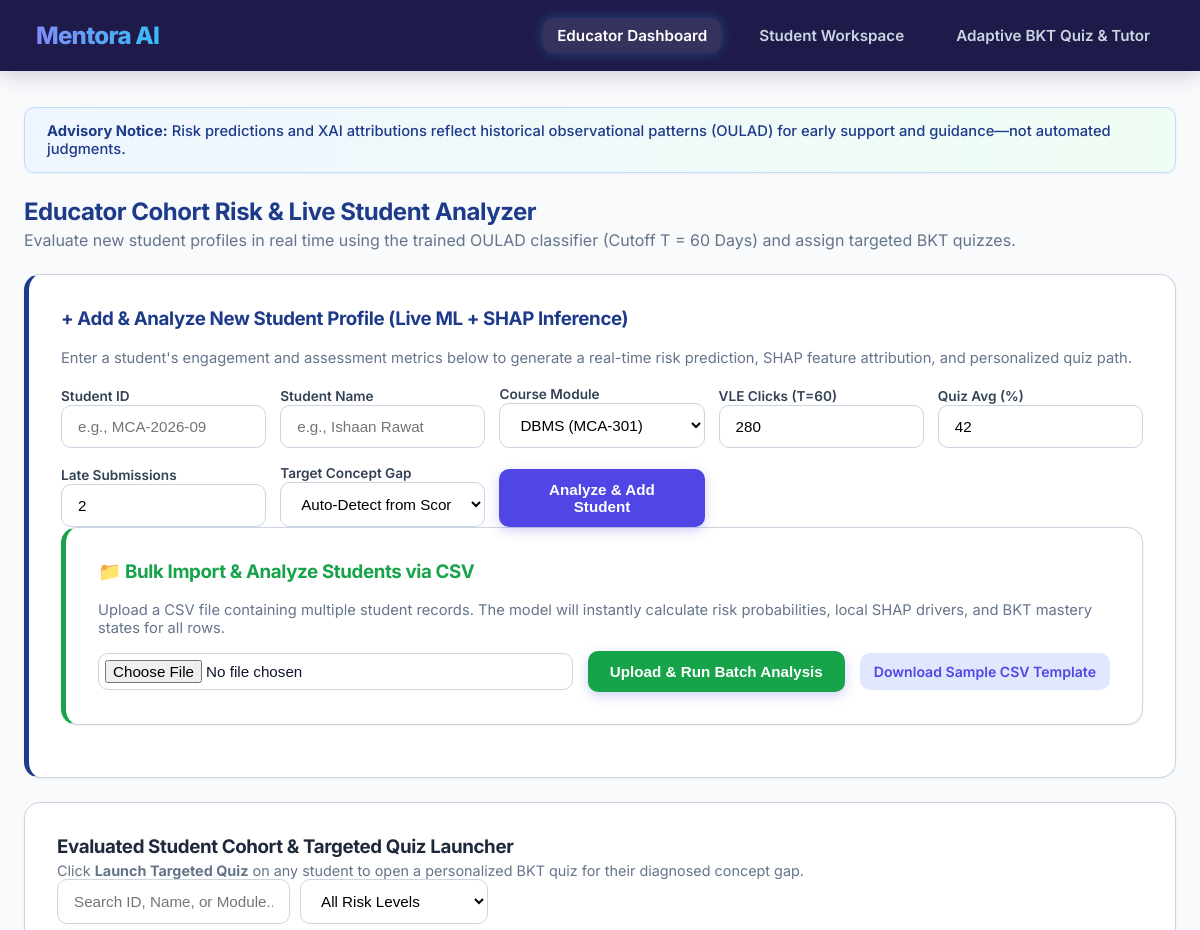
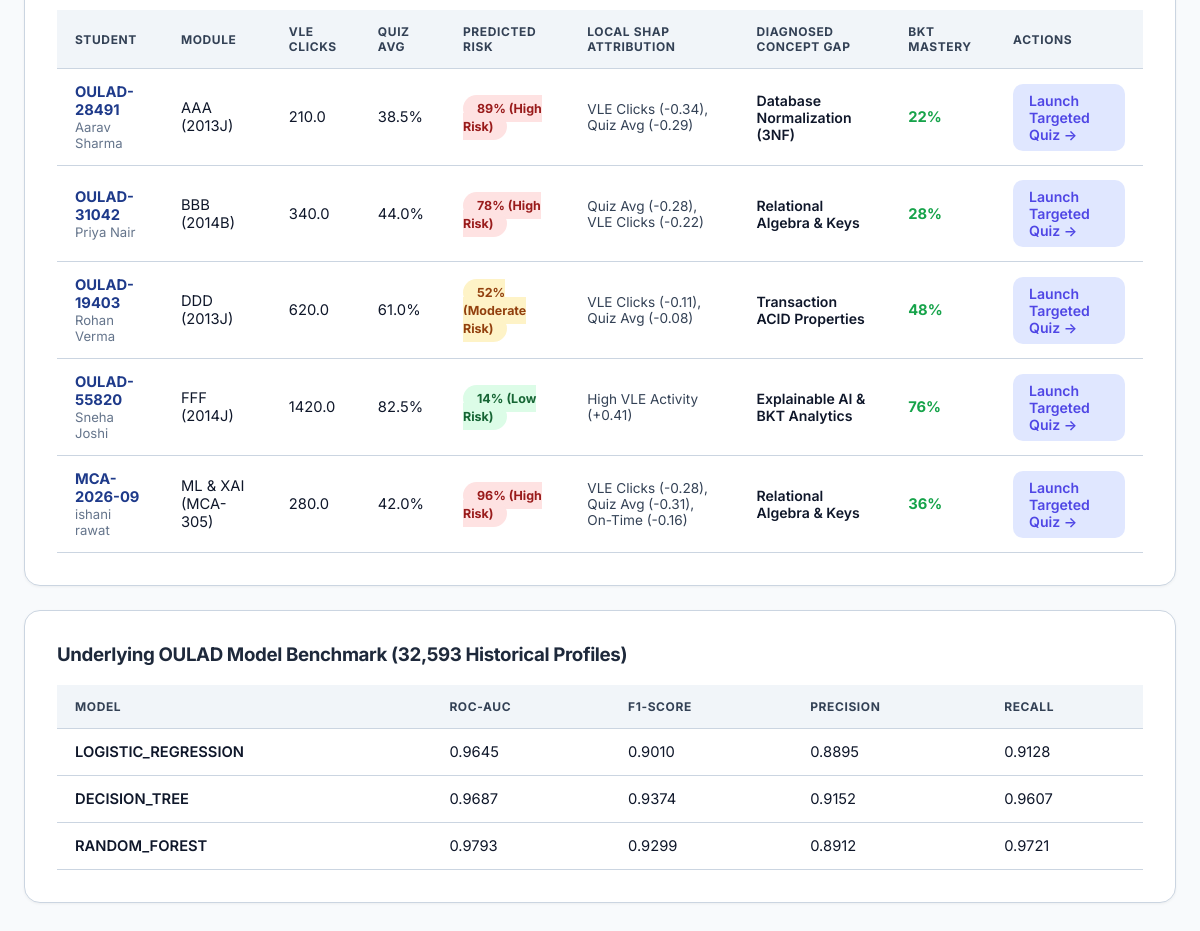
The page / (signed in) on the database its author committed (2 pictures, top to bottom).
### models.py (models this page shows)
class StudentRecord(db.Model):
    __tablename__ = 'student_records'
    id = db.Column(db.Integer, primary_key=True)
    student_id = db.Column(db.String(50), unique=True, nullable=False)
    name = db.Column(db.String(150), nullable=False)
    module = db.Column(db.String(100), nullable=False)
    vle_clicks = db.Column(db.Float, nullable=False)
    quiz_avg = db.Column(db.Float, nullable=False)
    late_submissions = db.Column(db.Integer, nullable=False)
    risk_prob = db.Column(db.Float, nullable=False)
    risk_level = db.Column(db.String(50), nullable=False)
    shap_driver = db.Column(db.String(255), nullable=True)
    recommended_concept = db.Column(db.String(150), nullable=True)
    bkt_mastery = db.Column(db.Float, nullable=False)

### app.py (the view)
@app.route('/')
@login_required
def educator_dashboard():
    if current_user.role != 'educator':
        return redirect(url_for('student_workspace'))
    students = StudentRecord.query.all()
    student_list = [s.__dict__ for s in students]
    return render_template('educator_dashboard.html', students=student_list, concepts=list(QUESTION_BANK.keys()))

### app.py (called while the page is built)
@login_manager.user_loader
def load_user(user_id):
    return db.session.get(User, int(user_id))

### web/templates/educator_dashboard.html (shortened to what this page needs)
{% extends "base.html" %}
{% block content %}
<div class="advisory-banner">
    <strong>Advisory Notice:</strong> Risk predictions and XAI attributions reflect historical observational patterns (OULAD) for early support and guidance—not automated judgments.
</div>
<div style="margin-bottom: 24px;">
    <h2 style="color: #1e3a8a; margin-bottom: 4px;">Educator Cohort Risk & Live Student Analyzer</h2>
    <p style="color: #64748b; margin-top: 0;">Evaluate new student profiles in real time using the trained OULAD classifier (Cutoff T = 60 Days) and assign targeted BKT quizzes.</p>
</div>
<div class="card-box" style="border-left: 5px solid #1e3a8a;">
    <h3 style="margin-top: 0; color: #1e3a8a;">+ Add & Analyze New Student Profile (Live ML + SHAP Inference)</h3>
    <p style="color: #64748b; font-size: 0.92rem; margin-bottom: 16px;">
        Enter a student's engagement and assessment metrics below to generate a real-time risk prediction, SHAP feature attribution, and personalized quiz path.
    </p>
    <form id="addStudentForm" onsubmit="evaluateNewStudent(event)" style="display: grid; grid-template-columns: repeat(auto-fit, minmax(170px, 1fr)); gap: 14px; align-items: end;">
        <div>
            <label style="font-size: 0.85rem; font-weight: 600; color: #334155;">Student ID</label>
            <input type="text" id="new_student_id" class="search-input" style="width: 100%; box-sizing: border-box;" placeholder="e.g., MCA-2026-09" required>
        </div>
        <div>
            <label style="font-size: 0.85rem; font-weight: 600; color: #334155;">Student Name</label>
            <input type="text" id="new_student_name" class="search-input" style="width: 100%; box-sizing: border-box;" placeholder="e.g., Ishaan Rawat" required>
        </div>
        <div>
            <label style="font-size: 0.85rem; font-weight: 600; color: #334155;">Course Module</label>
            <select id="new_module" class="filter-select" style="width: 100%; box-sizing: border-box;">
                <option value="DBMS (MCA-301)">DBMS (MCA-301)</option>
            </select>
        </div>
        <div>
            <label style="font-size: 0.85rem; font-weight: 600; color: #334155;">VLE Clicks (T=60)</label>
            <input type="number" id="new_clicks" class="search-input" style="width: 100%; box-sizing: border-box;" value="280" min="0" max="5000" required>
        </div>
        <div>
            <label style="font-size: 0.85rem; font-weight: 600; color: #334155;">Quiz Avg (%)</label>
            <input type="number" id="new_quiz_avg" class="search-input" style="width: 100%; box-sizing: border-box;" value="42" min="0" max="100" step="0.5" required>
        </div>
        <div>
            <label style="font-size: 0.85rem; font-weight: 600; color: #334155;">Late Submissions</label>
            <input type="number" id="new_late" class="search-input" style="width: 100%; box-sizing: border-box;" value="2" min="0" max="10" required>
        </div>
        <div>
            <label style="font-size: 0.85rem; font-weight: 600; color: #334155;">Target Concept Gap</label>
            <select id="new_concept" class="filter-select" style="width: 100%; box-sizing: border-box;">
                <option value="AUTO">Auto-Detect from Score</option>
            </select>
        </div>
        <div>
            <button type="submit" class="next-btn" style="display: inline-block; width: 100%; margin-top: 0;">Analyze & Add Student</button>
        </div>
    </form>
<div class="card-box" style="border-left: 5px solid #16a34a; margin-bottom: 20px;">
    <h3 style="margin-top: 0; color: #16a34a;">📁 Bulk Import & Analyze Students via CSV</h3>
    <p style="color: #64748b; font-size: 0.92rem; margin-bottom: 14px;">
        Upload a CSV file containing multiple student records. The model will instantly calculate risk probabilities, local SHAP drivers, and BKT mastery states for all rows.
    </p>
    <div style="display: flex; gap: 15px; align-items: center; flex-wrap: wrap;">
        <input type="file" id="csvFileInput" accept=".csv" class="search-input" style="padding: 6px; background: #fff; flex: 1; min-width: 240px;">
        <button type="button" class="next-btn" style="display: inline-block; margin-top: 0; background: #16a34a;" onclick="uploadStudentCSV()">Upload & Run Batch Analysis</button>
        <a download="sample_students.csv" class="action-btn" style="text-decoration: none; padding: 10px 14px;">Download Sample CSV Template</a>
    </div>
</div>
</div>
<div class="card-box">
    <div class="toolbar">
        <div>
            <h3 style="margin: 0; color: #1e293b;">Evaluated Student Cohort & Targeted Quiz Launcher</h3>
            <p style="margin: 4px 0 0 0; color: #64748b; font-size: 0.9rem;">Click <strong>Launch Targeted Quiz</strong> on any student to open a personalized BKT quiz for their diagnosed concept gap.</p>
        </div>
        <div style="display: flex; gap: 10px;">
            <input type="text" id="studentSearch" class="search-input" placeholder="Search ID, Name, or Module..." onkeyup="filterRoster()">
            <select id="riskFilter" class="filter-select" onchange="filterRoster()">
                <option value="ALL">All Risk Levels</option>
            </select>
        </div>
    </div>
    <table class="data-table" id="rosterTable">
        <thead>
            <tr>
                <th>Student</th>
                <th>Module</th>
                <th>VLE Clicks</th>
                <th>Quiz Avg</th>
                <th>Predicted Risk</th>
                <th>Local SHAP Attribution</th>
                <th>Diagnosed Concept Gap</th>
                <th>BKT Mastery</th>
                <th>Actions</th>
            </tr>
        </thead>
        <tbody id="rosterBody">
            {% for s in students %}
            <tr class="student-row" data-risk="{{ s.risk_level }}">
                <td>
                    <div style="font-weight: 700; color: #1e3a8a;">{{ s.student_id }}</div>
                    <div style="font-size: 0.82rem; color: #64748b;">{{ s.name }}</div>
                </td>
                <td>{{ s.module }}</td>
                <td>{{ s.vle_clicks }}</td>
                <td>{{ s.quiz_avg }}%</td>
                <td>
                    {% if s.risk_level == 'High Risk' %}
                        <span class="badge-high">{{ (s.risk_prob * 100)|round|int }}% ({{ s.risk_level }})</span>
                    {% elif s.risk_level == 'Moderate Risk' %}
                        <span class="badge-mod">{{ (s.risk_prob * 100)|round|int }}% ({{ s.risk_level }})</span>
                    {% else %}
                        <span class="badge-low">{{ (s.risk_prob * 100)|round|int }}% ({{ s.risk_level }})</span>
                    {% endif %}
                </td>
                <td style="font-size: 0.85rem; color: #334155;">{{ s.shap_driver }}</td>
                <td style="font-weight: 600; color: #0f172a; font-size: 0.88rem;">{{ s.recommended_concept }}</td>
                <td style="font-weight: 700; color: #16a34a;">{{ (s.bkt_mastery * 100)|round|int }}%</td>
                <td>
                    <a href="/quiz?student_id={{ s.student_id }}" class="action-btn" style="text-decoration: none; display: inline-block;">
                        Launch Targeted Quiz &rarr;
                    </a>
                </td>
            </tr>
            {% endfor %}
        </tbody>
    </table>
</div>
<div class="card-box">
    <h3 style="margin-top: 0; color: #1e293b;">Underlying OULAD Model Benchmark (32,593 Historical Profiles)</h3>
    <table class="data-table">
        <thead>
            <tr>
                <th>Model</th>
                <th>ROC-AUC</th>
                <th>F1-Score</th>
                <th>Precision</th>
                <th>Recall</th>
            </tr>
        </thead>
        <tbody>
            <tr>
                <td style="font-weight: 600;">LOGISTIC_REGRESSION</td>
                <td>0.9645</td>
                <td>0.9010</td>
                <td>0.8895</td>
                <td>0.9128</td>
            </tr>
            <tr>
                <td style="font-weight: 600;">DECISION_TREE</td>
                <td>0.9687</td>
                <td>0.9374</td>
                <td>0.9152</td>
                <td>0.9607</td>
            </tr>
            <tr>
                <td style="font-weight: 600;">RANDOM_FOREST</td>
                <td>0.9793</td>
                <td>0.9299</td>
                <td>0.8912</td>
                <td>0.9721</td>
            </tr>
        </tbody>
    </table>
</div>
{% endblock %}

### web/templates/base.html (shortened to what this page needs)
<!DOCTYPE html>
<html lang="en">
<head>
    <link rel="stylesheet" href="{{ url_for('static', filename='css/style.css') }}">
</head>
<body>
    <nav class="navbar">
        <div class="nav-brand">
            <h1>Mentora AI</h1>
        </div>
        <div class="nav-links">
            <a href="/" class="nav-link {% if request.path == '/' %}active{% endif %}">Educator Dashboard</a>
            <a href="/student" class="nav-link {% if request.path == '/student' %}active{% endif %}">Student Workspace</a>
            <a href="/quiz" class="nav-link {% if request.path == '/quiz' %}active{% endif %}">Adaptive BKT Quiz & Tutor</a>
        </div>
    </nav>
    <main class="container">
        {% block content %}{% endblock %}
    </main>
</body>
</html>

### web/static/css/style.css (style rules this page uses)
:root { --primary: #4f46e5; --primary-dark: #4338ca; --accent: #06b6d4; --bg-main: #f8fafc; --card-bg: #ffffff; --text-main: #0f172a; --text-muted: #64748b; --border-color: #cbd5e1; --radius-lg: 16px; --radius-md: 10px; --shadow-sm: 0 1px 3px rgba(0, 0, 0, 0.05); --shadow-md: 0 10px 25px -5px rgba(0, 0, 0, 0.08), 0 8px 10px -6px rgba(0, 0, 0, 0.08); --transition: all 0.25s cubic-bezier(0.4, 0, 0.2, 1); }
body { font-family: 'Inter', system-ui, -apple-system, sans-serif; background-color: var(--bg-main); color: var(--text-main); margin: 0; padding: 0; -webkit-font-smoothing: antialiased; }
.navbar { background: linear-gradient(135deg, #0f172a 1e1b4b 0%, #312e81 100%); background-color: #1e1b4b; color: #ffffff; padding: 18px 36px; display: flex; justify-content: space-between; align-items: center; box-shadow: 0 4px 20px rgba(30, 27, 75, 0.2); position: sticky; top: 0; z-index: 1000; }
.nav-brand h1 { margin: 0; font-size: 1.5rem; font-weight: 800; letter-spacing: -0.03em; background: linear-gradient(to right, #818cf8, #38bdf8); -webkit-background-clip: text; -webkit-text-fill-color: transparent; }
.nav-links { display: flex; gap: 24px; align-items: center; }
.nav-links a { color: #cbd5e1; text-decoration: none; font-weight: 600; font-size: 0.95rem; padding: 8px 14px; border-radius: var(--radius-md); transition: var(--transition); }
.nav-links a:hover, .nav-links a.active { color: #ffffff; background: rgba(255, 255, 255, 0.1); box-shadow: 0 0 12px rgba(56, 189, 248, 0.3); }
.container { max-width: 1300px; margin: 36px auto; padding: 0 24px; }
h2, h3, h4 { color: #0f172a; font-weight: 700; letter-spacing: -0.02em; }
.card-box { background: var(--card-bg); border: 1px solid var(--border-color); border-radius: var(--radius-lg); padding: 32px; box-shadow: var(--shadow-sm); margin-bottom: 24px; transition: var(--transition); }
.data-table { width: 100%; border-collapse: separate; border-spacing: 0; margin-top: 16px; font-size: 0.92rem; }
.data-table th, .data-table td { text-align: left; padding: 14px 18px; border-bottom: 1px solid var(--border-color); }
.data-table th { background-color: #f1f5f9; color: #334155; font-weight: 700; text-transform: uppercase; font-size: 0.75rem; letter-spacing: 0.05em; }
.data-table tr { transition: var(--transition); }
.search-input, .filter-select { padding: 12px 16px; border: 1px solid #cbd5e1; border-radius: var(--radius-md); font-size: 0.95rem; outline: none; background: #ffffff; transition: var(--transition); }
.next-btn, .action-btn { background: var(--primary); color: #ffffff; border: none; padding: 12px 22px; border-radius: var(--radius-md); font-size: 0.95rem; font-weight: 600; cursor: pointer; transition: var(--transition); box-shadow: 0 4px 12px rgba(79, 70, 229, 0.25); }
.action-btn { background: #e0e7ff; color: var(--primary); box-shadow: none; padding: 8px 16px; font-size: 0.88rem; }
.badge-high { background: #fee2e2; color: #991b1b; padding: 6px 14px; border-radius: 999px; font-weight: 700; font-size: 0.78rem; }
.badge-mod { background: #fef3c7; color: #92400e; padding: 6px 14px; border-radius: 999px; font-weight: 700; font-size: 0.78rem; }
.badge-low { background: #dcfce7; color: #166534; padding: 6px 14px; border-radius: 999px; font-weight: 700; font-size: 0.78rem; }
.advisory-banner { background: linear-gradient(to right, #eff6ff, #f0fdf4); border: 1px solid #bfdbfe; color: #1e3a8a; padding: 14px 22px; border-radius: var(--radius-md); font-size: 0.92rem; margin-bottom: 24px; box-shadow: var(--shadow-sm); font-weight: 500; }

### rows shown on the page
StudentRecord: student_id "OULAD-28491", name "Aarav Sharma", module "AAA (2013J)", vle_clicks "210.0", quiz_avg "38.5", (s.risk_prob*100)|round|int "89", risk_level "High Risk", shap_driver "VLE Clicks (-0.34), Quiz Avg (-0.29)", recommended_concept "Database Normalization (3NF)", (s.bkt_mastery*100)|round|int "22"
StudentRecord: student_id "OULAD-31042", name "Priya Nair", module "BBB (2014B)", vle_clicks "340.0", quiz_avg "44.0", (s.risk_prob*100)|round|int "78", risk_level "High Risk", shap_driver "Quiz Avg (-0.28), VLE Clicks (-0.22)", recommended_concept "Relational Algebra & Keys", (s.bkt_mastery*100)|round|int "28"
StudentRecord: student_id "OULAD-19403", name "Rohan Verma", module "DDD (2013J)", vle_clicks "620.0", quiz_avg "61.0", (s.risk_prob*100)|round|int "52", risk_level "Moderate Risk", shap_driver "VLE Clicks (-0.11), Quiz Avg (-0.08)", recommended_concept "Transaction ACID Properties", (s.bkt_mastery*100)|round|int "48"
StudentRecord: student_id "OULAD-55820", name "Sneha Joshi", module "FFF (2014J)", vle_clicks "1420.0", quiz_avg "82.5", (s.risk_prob*100)|round|int "14", risk_level "Low Risk", shap_driver "High VLE Activity (+0.41)", recommended_concept "Explainable AI & BKT Analytics", (s.bkt_mastery*100)|round|int "76"
StudentRecord: student_id "MCA-2026-09", name "ishani rawat", module "ML & XAI (MCA-305)", vle_clicks "280.0", quiz_avg "42.0", (s.risk_prob*100)|round|int "96", risk_level "High Risk", shap_driver "VLE Clicks (-0.28), Quiz Avg (-0.31), On-Time (-0.16)", recommended_concept "Relational Algebra & Keys", (s.bkt_mastery*100)|round|int "36"
